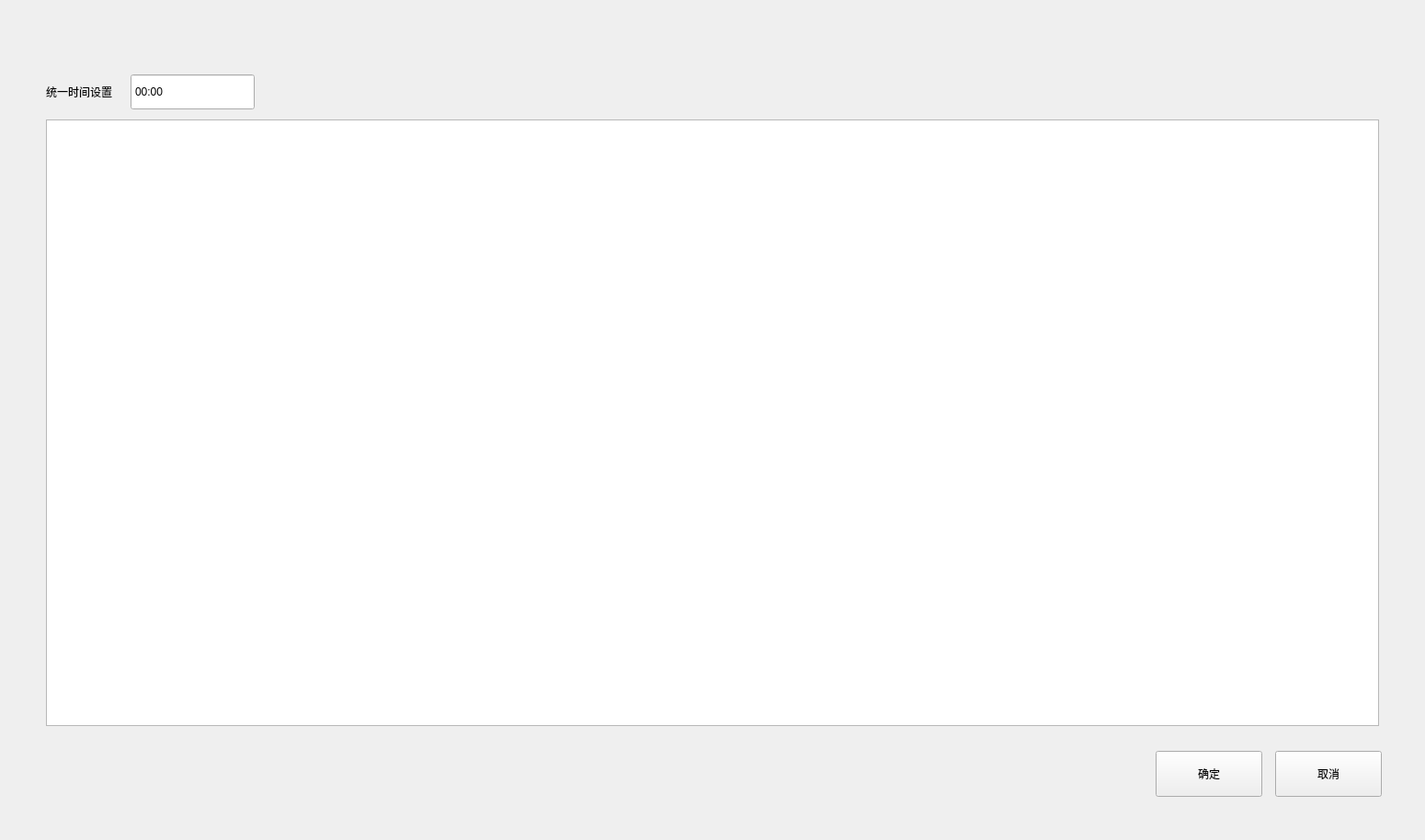
<?xml version="1.0" encoding="UTF-8"?>
<ui version="4.0">
 <class>StartupSetDlg</class>
 <widget class="BaseDlg" name="StartupSetDlg">
  <property name="geometry">
   <rect>
    <x>0</x>
    <y>0</y>
    <width>1550</width>
    <height>914</height>
   </rect>
  </property>
  <property name="windowTitle">
   <string>StartupSetDlg</string>
  </property>
  <widget class="QPushButton" name="save_btn">
   <property name="geometry">
    <rect>
     <x>1257</x>
     <y>817</y>
     <width>116</width>
     <height>50</height>
    </rect>
   </property>
   <property name="text">
    <string>确定</string>
   </property>
   <property name="buttons" stdset="0">
    <string>btn_dlg</string>
   </property>
  </widget>
  <widget class="QPushButton" name="cancel_btn">
   <property name="geometry">
    <rect>
     <x>1387</x>
     <y>817</y>
     <width>116</width>
     <height>50</height>
    </rect>
   </property>
   <property name="text">
    <string>取消</string>
   </property>
   <property name="buttons" stdset="0">
    <string>btn_dlg</string>
   </property>
  </widget>
  <widget class="QTableView" name="tableViewStartupSet">
   <property name="geometry">
    <rect>
     <x>50</x>
     <y>130</y>
     <width>1450</width>
     <height>660</height>
    </rect>
   </property>
   <property name="styleSheet">
    <string notr="true">QTimeEdit  {
	height: 35px;
width: 100px;

}
QTableView::item  {
	padding: 0 10px;
}</string>
   </property>
   <property name="verticalScrollBarPolicy">
    <enum>Qt::ScrollBarAsNeeded</enum>
   </property>
   <property name="showGrid">
    <bool>false</bool>
   </property>
   <attribute name="horizontalHeaderDefaultSectionSize">
    <number>180</number>
   </attribute>
   <attribute name="horizontalHeaderHighlightSections">
    <bool>false</bool>
   </attribute>
   <attribute name="horizontalHeaderStretchLastSection">
    <bool>true</bool>
   </attribute>
  </widget>
  <widget class="QFrame" name="line_h">
   <property name="geometry">
    <rect>
     <x>50</x>
     <y>130</y>
     <width>1450</width>
     <height>1</height>
    </rect>
   </property>
   <property name="frameShape">
    <enum>QFrame::StyledPanel</enum>
   </property>
   <property name="frameShadow">
    <enum>QFrame::Raised</enum>
   </property>
   <property name="lines" stdset="0">
    <string notr="true">solid</string>
   </property>
  </widget>
  <widget class="QFrame" name="line_v">
   <property name="geometry">
    <rect>
     <x>50</x>
     <y>130</y>
     <width>1</width>
     <height>660</height>
    </rect>
   </property>
   <property name="frameShape">
    <enum>QFrame::StyledPanel</enum>
   </property>
   <property name="frameShadow">
    <enum>QFrame::Raised</enum>
   </property>
   <property name="lines" stdset="0">
    <string notr="true">solid</string>
   </property>
  </widget>
  <widget class="QFrame" name="line_v_2">
   <property name="geometry">
    <rect>
     <x>1499</x>
     <y>130</y>
     <width>1</width>
     <height>660</height>
    </rect>
   </property>
   <property name="frameShape">
    <enum>QFrame::StyledPanel</enum>
   </property>
   <property name="frameShadow">
    <enum>QFrame::Raised</enum>
   </property>
   <property name="lines" stdset="0">
    <string notr="true">solid</string>
   </property>
  </widget>
  <widget class="QFrame" name="line_h_2">
   <property name="geometry">
    <rect>
     <x>50</x>
     <y>789</y>
     <width>1450</width>
     <height>1</height>
    </rect>
   </property>
   <property name="frameShape">
    <enum>QFrame::StyledPanel</enum>
   </property>
   <property name="frameShadow">
    <enum>QFrame::Raised</enum>
   </property>
   <property name="lines" stdset="0">
    <string notr="true">solid</string>
   </property>
  </widget>
  <widget class="QWidget" name="widget" native="true">
   <property name="geometry">
    <rect>
     <x>50</x>
     <y>80</y>
     <width>871</width>
     <height>40</height>
    </rect>
   </property>
   <layout class="QHBoxLayout" name="horizontalLayout">
    <property name="spacing">
     <number>20</number>
    </property>
    <property name="leftMargin">
     <number>0</number>
    </property>
    <property name="topMargin">
     <number>0</number>
    </property>
    <property name="rightMargin">
     <number>0</number>
    </property>
    <property name="bottomMargin">
     <number>0</number>
    </property>
    <item>
     <widget class="QLabel" name="lebalAutoStart">
      <property name="text">
       <string>统一时间设置</string>
      </property>
     </widget>
    </item>
    <item>
     <widget class="QTimeEdit" name="timeEdit">
      <property name="minimumSize">
       <size>
        <width>135</width>
        <height>40</height>
       </size>
      </property>
      <property name="maximumSize">
       <size>
        <width>135</width>
        <height>40</height>
       </size>
      </property>
      <property name="styleSheet">
       <string notr="true">background:url(:/Leonis/resource/image/temp_arrow.png) no-repeat center right;</string>
      </property>
      <property name="buttonSymbols">
       <enum>QAbstractSpinBox::NoButtons</enum>
      </property>
      <property name="accelerated">
       <bool>true</bool>
      </property>
      <property name="displayFormat">
       <string>HH:mm</string>
      </property>
      <property name="calendarPopup">
       <bool>true</bool>
      </property>
     </widget>
    </item>
    <item>
     <spacer name="horizontalSpacer">
      <property name="orientation">
       <enum>Qt::Horizontal</enum>
      </property>
      <property name="sizeHint" stdset="0">
       <size>
        <width>40</width>
        <height>20</height>
       </size>
      </property>
     </spacer>
    </item>
   </layout>
  </widget>
 </widget>
 <customwidgets>
  <customwidget>
   <class>BaseDlg</class>
   <extends>QWidget</extends>
   <header>shared/basedlg.h</header>
   <container>1</container>
  </customwidget>
 </customwidgets>
 <resources/>
 <connections>
  <connection>
   <sender>cancel_btn</sender>
   <signal>clicked()</signal>
   <receiver>StartupSetDlg</receiver>
   <slot>close()</slot>
   <hints>
    <hint type="sourcelabel">
     <x>526</x>
     <y>304</y>
    </hint>
    <hint type="destinationlabel">
     <x>496</x>
     <y>259</y>
    </hint>
   </hints>
  </connection>
 </connections>
</ui>
